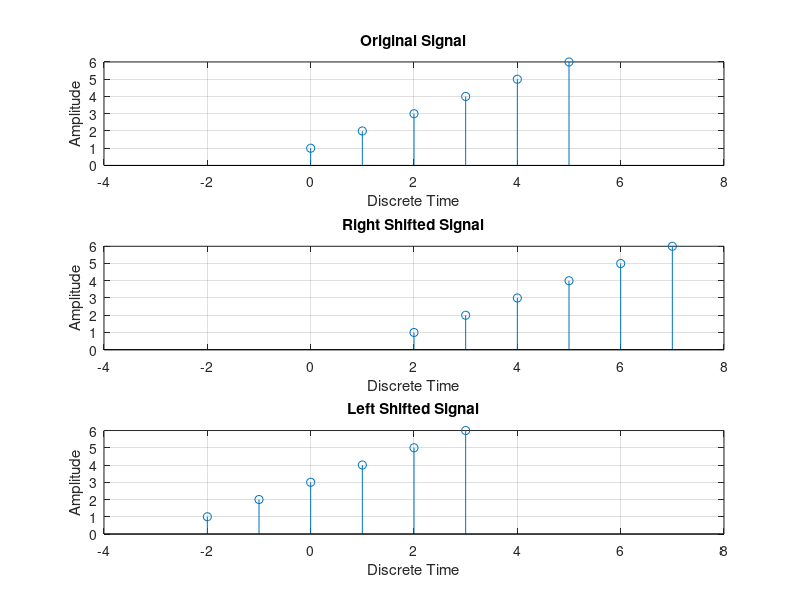

Here is the MATLAB script that generated this plot:
x=[1,2,3,4,5,6]
n=0:length(x)-1
subplot(3,1,1)
stem(n,x)
xlim([-4,8])%To limit x axis from -4 to 8
grid on 
xlabel('Discrete Time')
ylabel('Amplitude')
title('Original Signal')

%Right Shift
n1=n+2
subplot(3,1,2)
stem(n1,x)
xlim([-4,8])%To limit x axis from -4 to 8
grid on 
xlabel('Discrete Time')
ylabel('Amplitude')
title('Right Shifted Signal')

%Left Shift
n2=n-2
subplot(3,1,3)
stem(n2,x)
xlim([-4,8])%To limit x axis from -4 to 8
grid on 
xlabel('Discrete Time')
ylabel('Amplitude')
title('Left Shifted Signal')
